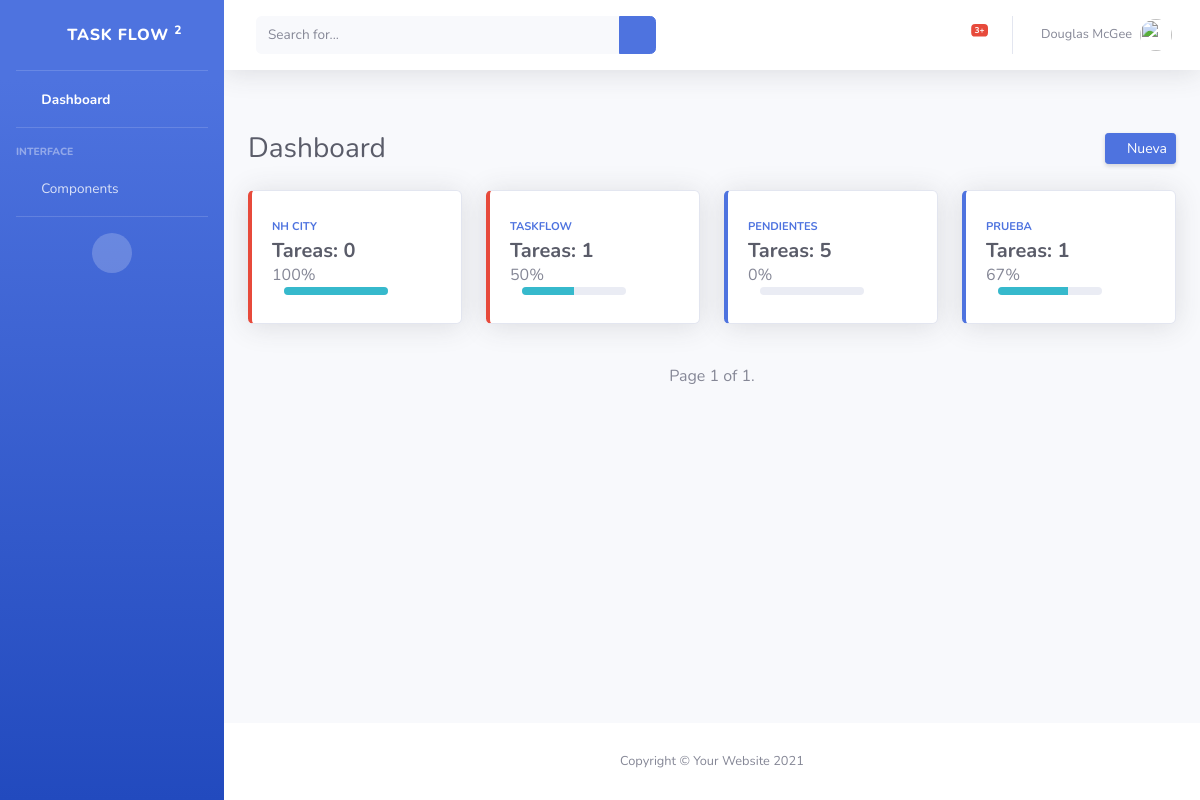
Screenshot of /task-flow/mylist/ (signed in) with the database file from the repository.
### TaskManager/models.py (models this page shows, shortened)
class TasksList(models.Model):
    task_name = models.CharField(max_length=30)
    created_at = models.DateTimeField(auto_now_add=True)
    updated_at = models.DateTimeField(auto_now=True)
    task_description = models.CharField(max_length=50, null=True)
    task_content = models.TextField(max_length=150, null=True)
    task_type = models.CharField(max_length=150, null=True, blank=True)
    status = models.IntegerField( null=True, blank=True)
    deadline = models.DateTimeField()
    open = models.BooleanField(default=True)
    owner = models.ForeignKey(User, on_delete=models.CASCADE)

### TaskManager/views.py (the view)
# urls.py: path('mylist/', TaskList.as_view(), name="TaskList"),
class TaskList(LoginRequiredMixin, ListView):
    model = TasksList
    template_name = "task_list.html"
    paginate_by = 6
    context_object_name = "prueba"
    def get_queryset(self):
        query = self.request.GET.get('q')
        queryset = super().get_queryset().filter(owner=self.request.user)
        if query:
            queryset = queryset.filter(task_name__icontains=query)
        return queryset
    def get_context_data(self, **kwargs):
        context = super().get_context_data(**kwargs)
        for task in context['prueba']:
            task.subtask_count = task.subtask_set.filter(open=True).count()
            total_subtasks = SubTask.objects.filter(sub_task_list=task).count()
            closed_subtasks = SubTask.objects.filter(sub_task_list=task, open=False).count()
            task.percentage_closed_subtasks = round((closed_subtasks / total_subtasks) * 100 if total_subtasks != 0 else 0)
            if task.deadline:
                time_difference = task.deadline - timezone.now()
                task.time_difference = round(time_difference.total_seconds())
                task.time_difference_format = time_difference
        return context

### TaskManager/templates/task_list.html (shortened to what this page needs)
{% extends 'base.html' %}
{% block pagecontent %}
<div class="container-fluid">
<a type="button" class="btn"  onclick="refreshPage()"><i class="fas fa-sharp fa-solid fa-redo "></i></a>
    <div class="d-sm-flex align-items-center justify-content-between mb-4">
        <h1 class="h3 mb-0 text-gray-800">Dashboard</h1>
        <a href="{% url  'CreateTask' %}" class="d-none d-sm-inline-block btn btn-sm btn-primary shadow-sm"><i
                class="fas fa-plus fa-sm text-white-50"></i> Nueva</a>
    </div>
    <div class="row">
        {% for task  in  prueba %}
        <div class="col-xl-3 col-md-4 mb-4">
          {% if task.deadline %}
            {% if task.time_difference > 0 %}
          <div class="card border-left-primary shadow h-100 py-2">
            {% else %}
          <div class="card border-left-danger shadow h-100 py-2">
            {% endif %}
          {% endif %}
            <div class="card-body">
              <div class="row no-gutters align-items-center">
                <div class="col mr-2">
                  <div class="text-xs font-weight-bold text-primary text-uppercase mb-1">
                      <a href="{% url  'DetailTasks' task.id %}">{{ task.task_name }}</a></div>
                  <div class="h5 mb-0 font-weight-bold text-gray-800">Tareas: {{ task.subtask_count }} </div>
                  {{ task.percentage_closed_subtasks }}%
                  <div class="col">
                    <div class="progress progress-sm mr-2">
                      <div class="progress-bar bg-info" role="progressbar" style="width: {{ task.percentage_closed_subtasks }}%" aria-valuenow="{{ task.percentage_closed_subtasks }}" aria-valuemin="0" aria-valuemax="100"></div>
                    </div>
                </div>
                  </div>
                  <div class="col-auto">
                    {% if task.task_type == 'list' %}
                    <i class="fas fa-sharp fa-solid fa-list fa-2x text-gray-300"></i>
                      {% else %}
                        <i class="fas fa-sharp fa-solid fa-hotel fa-2x text-gray-300"></i>
                        {% endif %}
                  </div>
                </div>
              </div>
            </div>
        </div>
        {% endfor %}
    </div>
    <div class="d-flex justify-content-center">
    </div>
    <div class="d-flex justify-content-center">
    <span class="current">
      Page {{ page_obj.number }} of {{ page_obj.paginator.num_pages }}.
    </span>
    </div>
  </div>
  {% endblock %}

### rows the page displays
TasksList: task_name "NH CITY", subtask_count "0", percentage_closed_subtasks "100"
TasksList: task_name "TASKFLOW", subtask_count "1", percentage_closed_subtasks "50", task_type "list" (drawn)
TasksList: task_name "PENDIENTES", subtask_count "5", percentage_closed_subtasks "0", task_type "list" (drawn)
TasksList: task_name "PRUEBA", subtask_count "1", percentage_closed_subtasks "67"

### other values shown
{{ page_obj.number }} "1"
{{ page_obj.paginator.num_pages }} "1"
